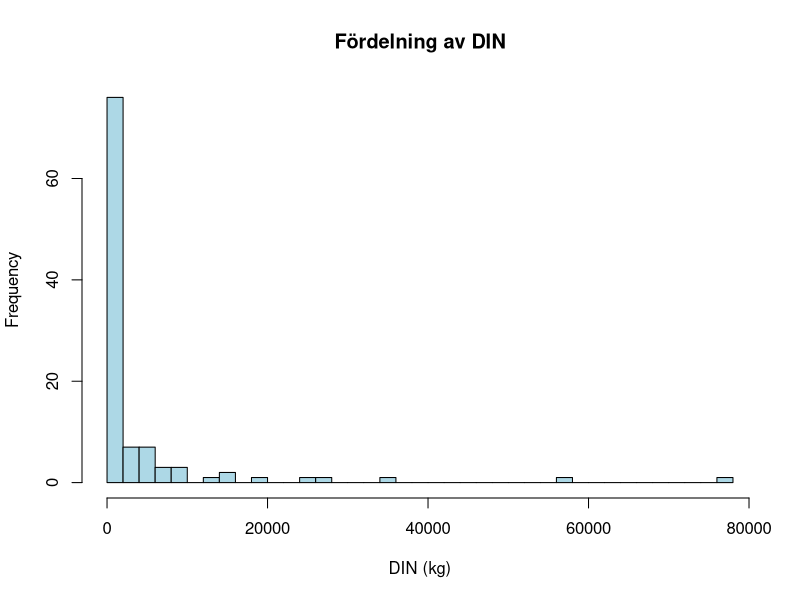
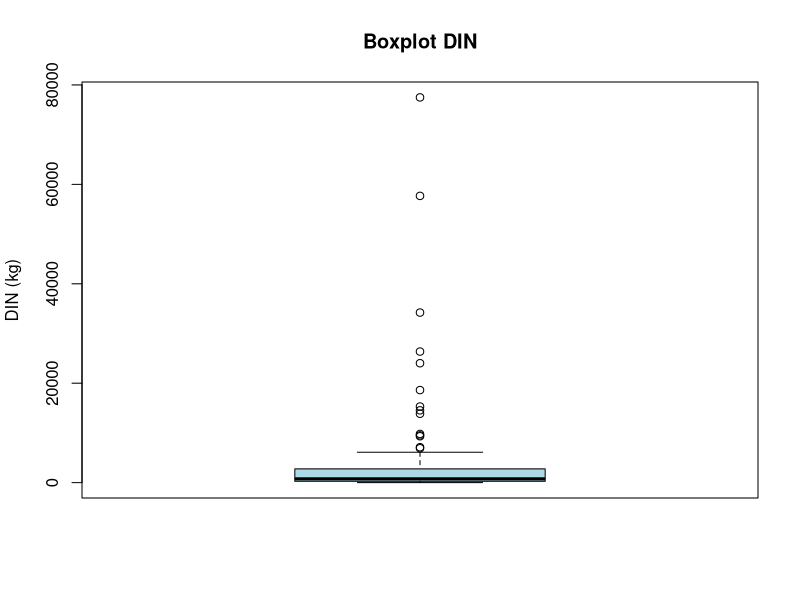
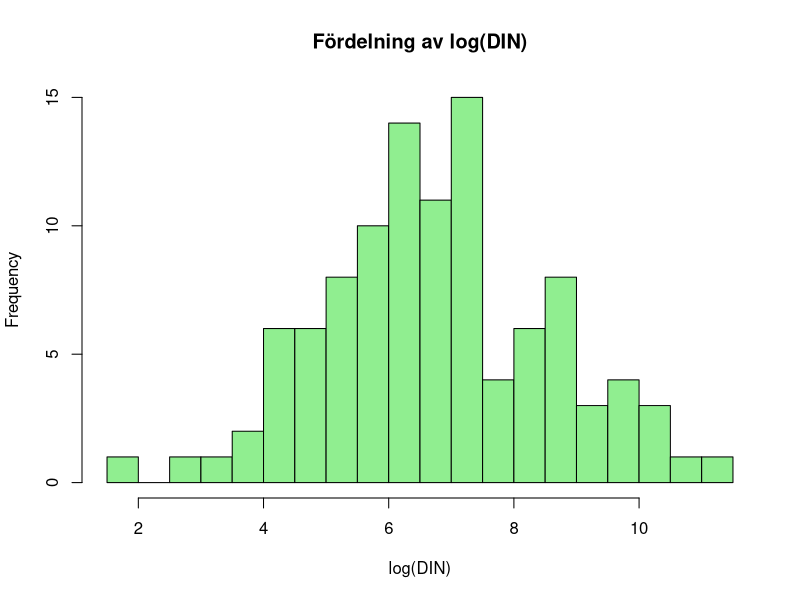
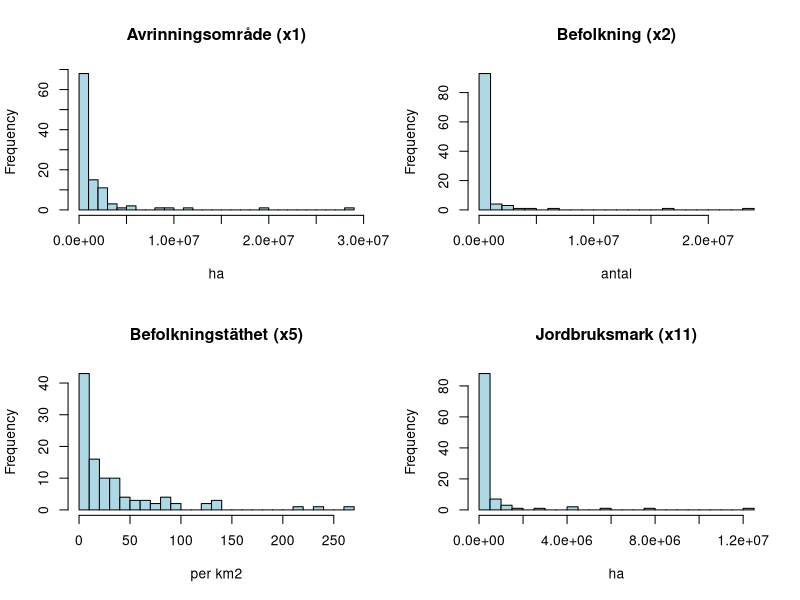
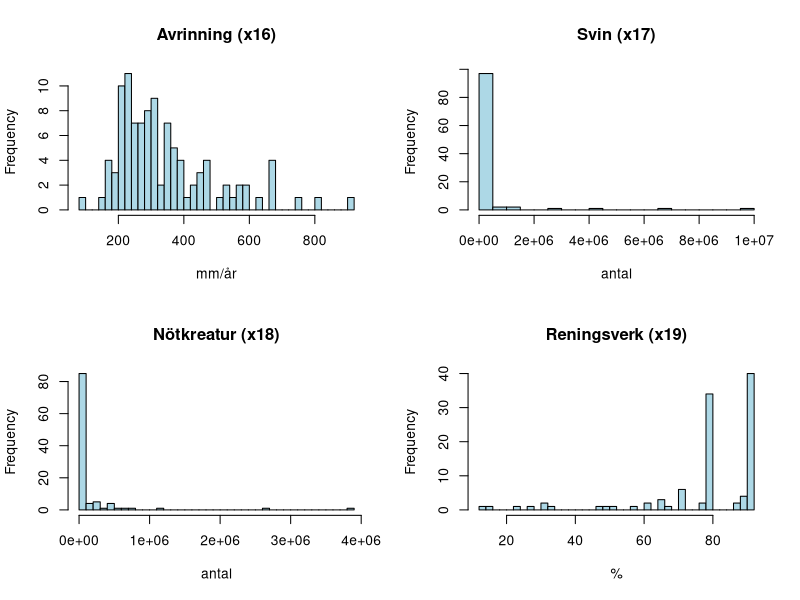
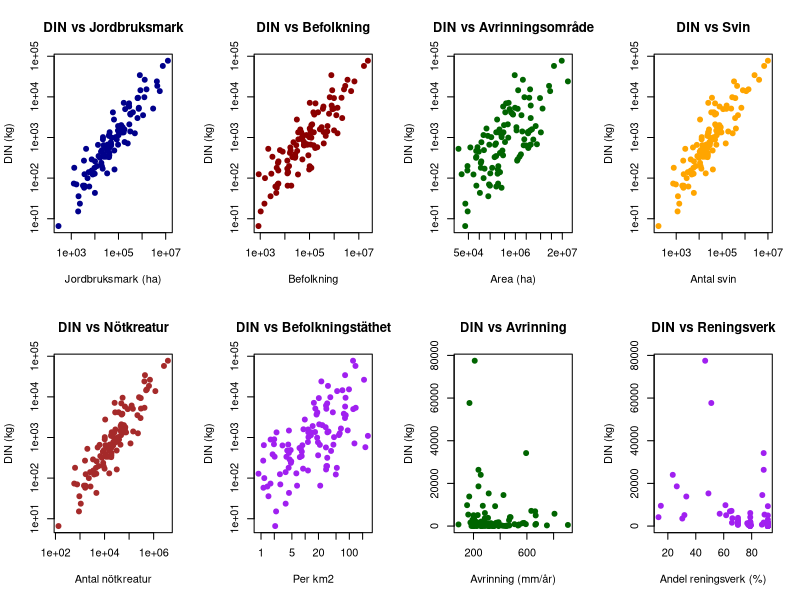
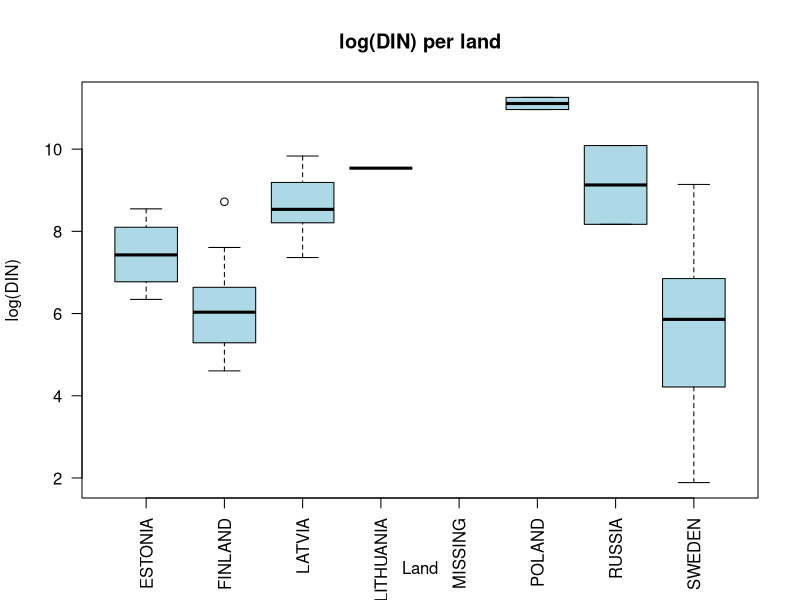
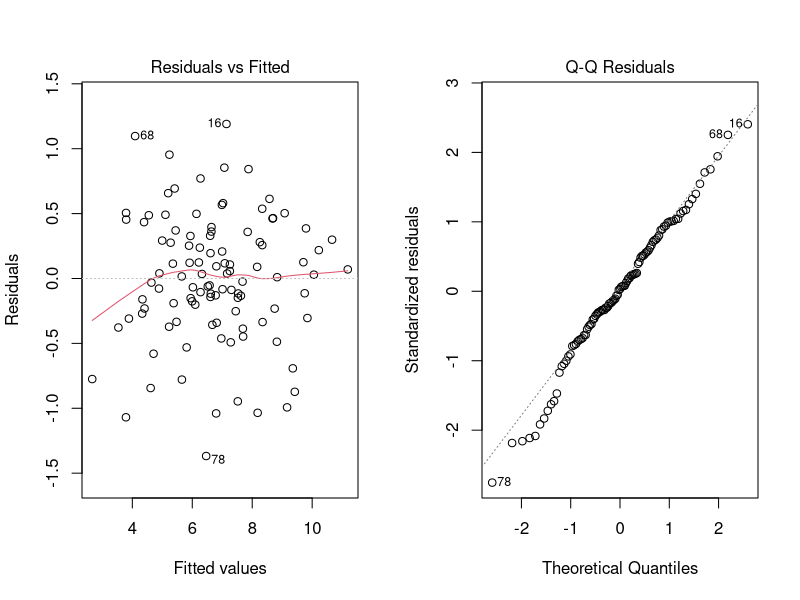

Here is the R script that generated these plots, in order:
## ---- chunk 1
knitr::opts_chunk$set(echo = TRUE)
## ---- chunk 2
din <- read.csv("A8_baltic_DIN.csv" , stringsAsFactors = TRUE)

din$Land <- as.factor(din$x20)
din$Land[din$Land == "MISSING"] <- NA

# Skapa loggade variabler
din$log_y   <- log(din$y)
din$log_x1  <- log(din$x1)
din$log_x2  <- log(din$x2)
din$log_x5  <- log(din$x5)
din$log_x11 <- log(din$x11 + 1)
din$log_x17 <- log(din$x17 + 1)
din$log_x18 <- log(din$x18 + 1)


dim(din)
summary(din)

dim(din)          # 105 rader, 22 kolumner
str(din)          # datatyper
head(din)         # första raderna


## ---- chunk 3
# Sammanfattning
summary(din$y)
sd(din$y)

# Histogram – originalskala
hist(din$y, breaks = 30,
     main = "Fördelning av DIN",
     xlab = "DIN (kg)", col = "lightblue")

# Boxplot
boxplot(din$y, main = "Boxplot DIN", ylab = "DIN (kg)", col = "lightblue")

# Histogram – log-skala (viktigt att kolla!)
hist(log(din$y), breaks = 30,
     main = "Fördelning av log(DIN)",
     xlab = "log(DIN)", col = "lightgreen")
## ---- chunk 4
par(mfrow = c(2, 2))

hist(din$x1, breaks = 30, main = "Avrinningsområde (x1)",
     xlab = "ha", col = "lightblue")
hist(din$x2, breaks = 30, main = "Befolkning (x2)",
     xlab = "antal", col = "lightblue")
hist(din$x5, breaks = 30, main = "Befolkningstäthet (x5)",
     xlab = "per km2", col = "lightblue")
hist(din$x11, breaks = 30, main = "Jordbruksmark (x11)",
     xlab = "ha", col = "lightblue")

par(mfrow = c(1, 1))
## ---- chunk 5
par(mfrow = c(2, 2))

hist(din$x16, breaks = 30, main = "Avrinning (x16)",
     xlab = "mm/år", col = "lightblue")
hist(din$x17, breaks = 30, main = "Svin (x17)",
     xlab = "antal", col = "lightblue")
hist(din$x18, breaks = 30, main = "Nötkreatur (x18)",
     xlab = "antal", col = "lightblue")
hist(din$x19, breaks = 30, main = "Reningsverk (x19)",
     xlab = "%", col = "lightblue")

par(mfrow = c(1, 1))
## ---- chunk 6
# STEG 5: Bivariata scatterplots

par(mfrow = c(2, 4))

# Starka kandidater (log-log)
plot(din$x11, din$y, log = "xy",
     main = "DIN vs Jordbruksmark",
     xlab = "Jordbruksmark (ha)", ylab = "DIN (kg)",
     pch = 19, col = "darkblue")

plot(din$x2, din$y, log = "xy",
     main = "DIN vs Befolkning",
     xlab = "Befolkning", ylab = "DIN (kg)",
     pch = 19, col = "darkred")

plot(din$x1, din$y, log = "xy",
     main = "DIN vs Avrinningsområde",
     xlab = "Area (ha)", ylab = "DIN (kg)",
     pch = 19, col = "darkgreen")

plot(din$x17, din$y, log = "xy",
     main = "DIN vs Svin",
     xlab = "Antal svin", ylab = "DIN (kg)",
     pch = 19, col = "orange")

plot(din$x18, din$y, log = "xy",
     main = "DIN vs Nötkreatur",
     xlab = "Antal nötkreatur", ylab = "DIN (kg)",
     pch = 19, col = "brown")

plot(din$x5, din$y, log = "xy",
     main = "DIN vs Befolkningstäthet",
     xlab = "Per km2", ylab = "DIN (kg)",
     pch = 19, col = "purple")

# Avrinning
plot(din$x16, din$y,
     main = "DIN vs Avrinning",
     xlab = "Avrinning (mm/år)", ylab = "DIN (kg)",
     pch = 19, col = "darkgreen")

# Reningsverk
plot(din$x19, din$y,
     main = "DIN vs Reningsverk",
     xlab = "Andel reningsverk (%)", ylab = "DIN (kg)",
     pch = 19, col = "purple")

par(mfrow = c(1, 1))
## ---- chunk 7
# Här gör jag korrelationsanalys för att se vilka variabler som korrelerar. Variabler med hög korrelation (t.ex. |r| > 0,7) är kandidater för modellen. Om två prediktorer korrelerar starkt med varandra → multikollinearitet (nämn för B)

# Numeriska variabler
num_vars <- din[, sapply(din, is.numeric)]
num_vars$id <- NULL

# Pearson-korrelation med y
cor_y <- cor(num_vars$y, num_vars, use = "pairwise.complete.obs")
sort(round(cor_y, 2), decreasing = TRUE)

# Spearman (rangkorrelation) – robust mot snedfördelning
cor_y_spear <- cor(num_vars$y, num_vars,
                   method = "spearman",
                   use = "pairwise.complete.obs")
sort(round(cor_y_spear, 2), decreasing = TRUE)

## ---- chunk 8
# Korrelationsmatris för ultvalda variabler.
vars_int <- c("y", "x1", "x2", "x5", "x11", "x16", "x17", "x18", "x19")
cor_mat <- cor(din[, vars_int], use = "pairwise.complete.obs")
round(cor_mat, 2)
## ---- chunk 9
# Boxplott per land
# Antal per land
table(din$Land, useNA = "ifany")

# Boxplot av log(DIN) per land
boxplot(log(y) ~ Land, data = din, las = 2,
        main = "log(DIN) per land",
        ylab = "log(DIN)", col = "lightblue")
## ---- chunk 10
# Spara som RDS (behåller faktorer och struktur)
dir.create("output", showWarnings = FALSE)

saveRDS(din, file = "output/din_clean.rds")

write.csv(din, file = "output/din_clean.csv", row.names = FALSE)
## ---- chunk 11

library(car)      # vif()
library(lmtest)   # bptest(), dwtest()
library(MASS)     # step()

din <- read.csv("din_clean.csv", stringsAsFactors = TRUE)

## ---- chunk 12

mod_full <- lm(log_y ~ log_x1 + log_x2 + log_x5 + log_x11 +
                       log_x17 + log_x18 + x16 + x19,
                data = din)

summary(mod_full)
vif(mod_full)

## ---- chunk 13

mod_step <- step(mod_full, direction = "backward", trace = TRUE)
summary(mod_step)



## ---- chunk 14

mod2 <- update(mod_full, . ~ . - x19)
summary(mod2)
vif(mod2)

## ---- chunk 15

mod3 <- update(mod2, . ~ . - log_x5)
summary(mod3)
vif(mod3)


## ---- chunk 16

mod4 <- update(mod3, . ~ . - log_x1)
summary(mod4)
vif(mod4)



## ---- chunk 17

din$log_djur <- log(din$x17 + din$x18 + 1)

mod5 <- update(mod4, . ~ . - log_x17 - log_x18 + log_djur)
summary(mod5)
vif(mod5)


## ---- chunk 18

mod_final <- mod4
summary(mod_final)
vif(mod_final)


## ---- chunk 19


par(mfrow = c(1, 2))
plot(mod_final)
par(mfrow = c(1, 1))



## ---- chunk 20


# Formella tester som komplement till plottarna
bptest(mod_final)
shapiro.test(resid(mod_final))

# Titta närmare på de återkommande avvikande punkterna
din[c(68, 16, 78), c("id", "x2", "x11", "x17", "x18", "x16", "y", "Land")]

# Kvantitativ koll av Cook's distance (bekräftar det leverage-plotten visade)
cooksd <- cooks.distance(mod_final)
plot(cooksd, type = "h", main = "Cook's distance")
abline(h = 4/nrow(din), col = "red", lty = 2)
which(cooksd > 4/nrow(din))


## ---- chunk 21

# Ta bort de punkter som formellt flaggades av 4/n-regeln och se om
# koefficienterna ändras nämnvärt
influential <- c(2, 10, 18, 68, 71, 73, 87, 97)

mod_sens <- lm(formula(mod_final), data = din[-influential, ])

cbind(original = round(coef(mod_final), 4),
      utan_infl = round(coef(mod_sens), 4))

summary(mod_sens)$adj.r.squared
summary(mod_final)$adj.r.squared



## ---- chunk 22

summary(mod_final)
confint(mod_final)
anova(mod_final)

summary(mod_final)$r.squared
summary(mod_final)$adj.r.squared



## ---- chunk 23
river_data <- read.csv("din_clean.csv", header=FALSE, skip=1)
drain_a <- log(river_data$V2)
pop <- log(river_data$V3)
urb_pop_per <- river_data$V4
dens <- log(river_data$V6)
bleaf_a <- river_data$V7
nleaf_a <- river_data$V8
mleaf_a <- river_data$V9
bush_a <- river_data$V10
swamp_a <- river_data$V11
farm_a <- log(river_data$V12+1)
mt_a <- river_data$V13
water_a <- river_data$V14
ice_a <- river_data$V15
artific_area <- river_data$V16
water_runoff <- river_data$V17
pig_pop <- log(river_data$V18+1)
cow_pop <- log(river_data$V19+1)
WC_per <- river_data$V20
country <- river_data$V21
N <- log(river_data$V22)
drain_a_o <- drain_a[country == "RUSSIA"]
pop_o <- pop[country == "RUSSIA"]
urb_pop_per_o <- urb_pop_per[country == "RUSSIA"]
dens_o <- dens[country == "RUSSIA"]
bleaf_a_o <- bleaf_a[country == "RUSSIA"]
nleaf_a_o <- nleaf_a[country == "RUSSIA"]
mleaf_a_o <- mleaf_a[country == "RUSSIA"]
bush_a_o <- bush_a[country == "RUSSIA"]
swamp_a_o <- swamp_a[country == "RUSSIA"]
farm_a_o <- farm_a[country == "RUSSIA"]
mt_a_o <- mt_a[country == "RUSSIA"]
water_a_o <- water_a[country == "RUSSIA"]
ice_a_o <- ice_a[country == "RUSSIA"]
artific_area_o <- artific_area[country == "RUSSIA"]
water_runoff_o <- water_runoff[country == "RUSSIA"]
pig_pop_o <- pig_pop[country == "RUSSIA"]
cow_pop_o <- cow_pop[country == "RUSSIA"]
WC_per_o <- WC_per[country == "RUSSIA"]
N_o <- N[country == "RUSSIA"]
drain_a_o <- append(drain_a_o, drain_a[country == "POLAND"])
pop_o <- append(pop_o, pop[country == "POLAND"])
urb_pop_per_o <- append(urb_pop_per_o, urb_pop_per[country == "POLAND"])
dens_o <- append(dens_o, dens[country == "POLAND"])
bleaf_a_o <- append(bleaf_a_o, bleaf_a[country == "POLAND"])
nleaf_a_o <- append(nleaf_a_o, nleaf_a[country == "POLAND"])
mleaf_a_o <- append(mleaf_a_o, mleaf_a[country == "POLAND"])
bush_a_o <- append(bush_a_o, bush_a[country == "POLAND"])
swamp_a_o <- append(swamp_a_o, swamp_a[country == "POLAND"])
farm_a_o <- append(farm_a_o, farm_a[country == "POLAND"])
mt_a_o <- append(mt_a_o, mt_a[country == "POLAND"])
water_a_o <- append(water_a_o, water_a[country == "POLAND"])
ice_a_o <- append(ice_a_o, ice_a[country == "POLAND"])
artific_area_o <- append(artific_area_o, artific_area[country == "POLAND"])
water_runoff_o <- append(water_runoff_o, water_runoff[country == "POLAND"])
pig_pop_o <- append(pig_pop_o, pig_pop[country == "POLAND"])
cow_pop_o <- append(cow_pop_o, cow_pop[country == "POLAND"])
WC_per_o <- append(WC_per_o, WC_per[country == "POLAND"])
N_o <- append(N_o, N[country == "POLAND"])
drain_a_s <- drain_a[country == "SWEDEN"]
pop_s <- pop[country == "SWEDEN"]
urb_pop_per_s <- urb_pop_per[country == "SWEDEN"]
dens_s <- dens[country == "SWEDEN"]
bleaf_a_s <- bleaf_a[country == "SWEDEN"]
nleaf_a_s <- nleaf_a[country == "SWEDEN"]
mleaf_a_s <- mleaf_a[country == "SWEDEN"]
bush_a_s <- bush_a[country == "SWEDEN"]
swamp_a_s <- swamp_a[country == "SWEDEN"]
farm_a_s <- farm_a[country == "SWEDEN"]
mt_a_s <- mt_a[country == "SWEDEN"]
water_a_s <- water_a[country == "SWEDEN"]
ice_a_s <- ice_a[country == "SWEDEN"]
artific_area_s <- artific_area[country == "SWEDEN"]
water_runoff_s <- water_runoff[country == "SWEDEN"]
pig_pop_s <- pig_pop[country == "SWEDEN"]
cow_pop_s <- cow_pop[country == "SWEDEN"]
WC_per_s <- WC_per[country == "SWEDEN"]
N_s <- N[country == "SWEDEN"]
drain_a_f <- drain_a[country == "FINLAND"]
pop_f <- pop[country == "FINLAND"]
urb_pop_per_f <- urb_pop_per[country == "FINLAND"]
dens_f <- dens[country == "FINLAND"]
bleaf_a_f <- bleaf_a[country == "FINLAND"]
nleaf_a_f <- nleaf_a[country == "FINLAND"]
mleaf_a_f <- mleaf_a[country == "FINLAND"]
bush_a_f <- bush_a[country == "FINLAND"]
swamp_a_f <- swamp_a[country == "FINLAND"]
farm_a_f <- farm_a[country == "FINLAND"]
mt_a_f <- mt_a[country == "FINLAND"]
water_a_f <- water_a[country == "FINLAND"]
ice_a_f <- ice_a[country == "FINLAND"]
artific_area_f <- artific_area[country == "FINLAND"]
water_runoff_f <- water_runoff[country == "FINLAND"]
pig_pop_f <- pig_pop[country == "FINLAND"]
cow_pop_f <- cow_pop[country == "FINLAND"]
WC_per_f <- WC_per[country == "FINLAND"]
N_f <- N[country == "FINLAND"]
drain_a_o <- append(drain_a_o, drain_a[country == "LITHUANIA"])
pop_o <- append(pop_o, pop[country == "LITHUANIA"])
urb_pop_per_o <- append(urb_pop_per_o, urb_pop_per[country == "LITHUANIA"])
dens_o <- append(dens_o, dens[country == "LITHUANIA"])
bleaf_a_o <- append(bleaf_a_o, bleaf_a[country == "LITHUANIA"])
nleaf_a_o <- append(nleaf_a_o, nleaf_a[country == "LITHUANIA"])
mleaf_a_o <- append(mleaf_a_o, mleaf_a[country == "LITHUANIA"])
bush_a_o <- append(bush_a_o, bush_a[country == "LITHUANIA"])
swamp_a_o <- append(swamp_a_o, swamp_a[country == "LITHUANIA"])
farm_a_o <- append(farm_a_o, farm_a[country == "LITHUANIA"])
mt_a_o <- append(mt_a_o, mt_a[country == "LITHUANIA"])
water_a_o <- append(water_a_o, water_a[country == "LITHUANIA"])
ice_a_o <- append(ice_a_o, ice_a[country == "LITHUANIA"])
artific_area_o <- append(artific_area_o, artific_area[country == "LITHUANIA"])
water_runoff_o <- append(water_runoff_o, water_runoff[country == "LITHUANIA"])
pig_pop_o <- append(pig_pop_o, pig_pop[country == "LITHUANIA"])
cow_pop_o <- append(cow_pop_o, cow_pop[country == "LITHUANIA"])
WC_per_o <- append(WC_per_o, WC_per[country == "LITHUANIA"])
N_o <- append(N_o, N[country == "LITHUANIA"])
drain_a_o <- append(drain_a_o, drain_a[country == "LATVIA"])
pop_o <- append(pop_o, pop[country == "LATVIA"])
urb_pop_per_o <- append(urb_pop_per_o, urb_pop_per[country == "LATVIA"])
dens_o <- append(dens_o, dens[country == "LATVIA"])
bleaf_a_o <- append(bleaf_a_o, bleaf_a[country == "LATVIA"])
nleaf_a_o <- append(nleaf_a_o, nleaf_a[country == "LATVIA"])
mleaf_a_o <- append(mleaf_a_o, mleaf_a[country == "LATVIA"])
bush_a_o <- append(bush_a_o, bush_a[country == "LATVIA"])
swamp_a_o <- append(swamp_a_o, swamp_a[country == "LATVIA"])
farm_a_o <- append(farm_a_o, farm_a[country == "LATVIA"])
mt_a_o <- append(mt_a_o, mt_a[country == "LATVIA"])
water_a_o <- append(water_a_o, water_a[country == "LATVIA"])
ice_a_o <- append(ice_a_o, ice_a[country == "LATVIA"])
artific_area_o <- append(artific_area_o, artific_area[country == "LATVIA"])
water_runoff_o <- append(water_runoff_o, water_runoff[country == "LATVIA"])
pig_pop_o <- append(pig_pop_o, pig_pop[country == "LATVIA"])
cow_pop_o <- append(cow_pop_o, cow_pop[country == "LATVIA"])
WC_per_o <- append(WC_per_o, WC_per[country == "LATVIA"])
N_o <- append(N_o, N[country == "LATVIA"])
drain_a_o <- append(drain_a_o, drain_a[country == "ESTONIA"])
pop_o <- append(pop_o, pop[country == "ESTONIA"])
urb_pop_per_o <- append(urb_pop_per_o, urb_pop_per[country == "ESTONIA"])
dens_o <- append(dens_o, dens[country == "ESTONIA"])
bleaf_a_o <- append(bleaf_a_o, bleaf_a[country == "ESTONIA"])
nleaf_a_o <- append(nleaf_a_o, nleaf_a[country == "ESTONIA"])
mleaf_a_o <- append(mleaf_a_o, mleaf_a[country == "ESTONIA"])
bush_a_o <- append(bush_a_o, bush_a[country == "ESTONIA"])
swamp_a_o <- append(swamp_a_o, swamp_a[country == "ESTONIA"])
farm_a_o <- append(farm_a_o, farm_a[country == "ESTONIA"])
mt_a_o <- append(mt_a_o, mt_a[country == "ESTONIA"])
water_a_o <- append(water_a_o, water_a[country == "ESTONIA"])
ice_a_o <- append(ice_a_o, ice_a[country == "ESTONIA"])
artific_area_o <- append(artific_area_o, artific_area[country == "ESTONIA"])
water_runoff_o <- append(water_runoff_o, water_runoff[country == "ESTONIA"])
pig_pop_o <- append(pig_pop_o, pig_pop[country == "ESTONIA"])
cow_pop_o <- append(cow_pop_o, cow_pop[country == "ESTONIA"])
WC_per_o <- append(WC_per_o, WC_per[country == "ESTONIA"])
N_o <- append(N_o, N[country == "ESTONIA"])
drain_a_m <- drain_a[country == "MISSING"]
pop_m <- pop[country == "MISSING"]
urb_pop_per_m <- urb_pop_per[country == "MISSING"]
dens_m <- dens[country == "MISSING"]
bleaf_a_m <- bleaf_a[country == "MISSING"]
nleaf_a_m <- nleaf_a[country == "MISSING"]
mleaf_a_m <- mleaf_a[country == "MISSING"]
bush_a_m <- bush_a[country == "MISSING"]
swamp_a_m <- swamp_a[country == "MISSING"]
farm_a_m <- farm_a[country == "MISSING"]
mt_a_m <- mt_a[country == "MISSING"]
water_a_m <- water_a[country == "MISSING"]
ice_a_m <- ice_a[country == "MISSING"]
artific_area_m <- artific_area[country == "MISSING"]
water_runoff_m <- water_runoff[country == "MISSING"]
pig_pop_m <- pig_pop[country == "MISSING"]
cow_pop_m <- cow_pop[country == "MISSING"]
WC_per_m <- WC_per[country == "MISSING"]
N_m <- N[country == "MISSING"]
## ---- chunk 24
full_model_o <- lm(N_o ~ drain_a_o + pop_o + dens_o + farm_a_o
                   + water_runoff_o + pig_pop_o + cow_pop_o + WC_per_o)
full_model_s <- lm(N_s ~ drain_a_s + pop_s + dens_s + farm_a_s
                   + water_runoff_s + pig_pop_s + cow_pop_s + WC_per_s)
full_model_f <- lm(N_f ~ drain_a_f + pop_f + dens_f + farm_a_f
                   + water_runoff_f + pig_pop_f + cow_pop_f + WC_per_f)
full_model_m <- lm(N_m ~ drain_a_m + pop_m + dens_m + farm_a_m
                   + water_runoff_m + pig_pop_m + cow_pop_m + WC_per_m)
null_model_s <- lm(N_s ~ 1)
null_model_f <- lm(N_f ~ 1)
null_model_m <- lm(N_m ~ 1)
null_model_o <- lm(N_o ~ 1)

## ---- chunk 25
final_model_s <- step(null_model_s, scope = list(lower = formula(null_model_s), upper = formula(full_model_s)), direction = "both")
final_model_f <- step(null_model_f, scope = list(lower = formula(null_model_f), upper = formula(full_model_f)), direction = "both")
final_model_m <- step(null_model_m, scope = list(lower = formula(null_model_m), upper = formula(full_model_m)), direction = "both")
final_model_o <- step(null_model_o, scope = list(lower = formula(null_model_o), upper = formula(full_model_o)), direction = "both")
summary(final_model_s)
plot(final_model_s)
summary(final_model_f)
plot(final_model_f)
summary(final_model_m)
plot(final_model_m)
summary(final_model_o)
plot(final_model_o)
## ---- chunk 26
loocv_rmsep <- function(formula, data, showplot=FALSE) {
  # Initialize a vector to store the squared errors of prediction
  sep <- numeric(nrow(data))
  y_pred <- numeric(nrow(data))
  # Loop through each row of the data frame
  for (i in 1:nrow(data)) {
    train_data <- data[-i,]
    test_data <- data[i , , drop = FALSE]
    
    model <- lm(formula, data = train_data)
    
    predicted <- predict(model, newdata = test_data)
    
    y_pred[i] <- predicted
    
    sep[i] <- (test_data$log_y - predicted)^2
  }
  rmsep <- sqrt(mean(sep))
  if (showplot) {
  plot(y_pred, data$log_y, main="Prediktera värden vs data", xlab="Predikterade DIN-värden", ylab = "DIN data")
    lines(c(0,20), c(0,20), type='l')
  }
  return(rmsep)
}

globala_modeller <- list(mod_final, mod5, mod3, mod2, mod_full)

modell_rmsep <- sapply(globala_modeller, loocv_rmsep, data = din)

modell_rmse <- sapply(globala_modeller, function(m) {
  sqrt(mean(residuals(m)^2))
})

resultat <- data.frame(Modell = c("Final", "Modell 5", "Modell 3", "Modell 2", "Full Modell"),
           RMSEP = modell_rmsep,
           RMSE = modell_rmse,
           RMSEP_RMSE = modell_rmsep/modell_rmse)

knitr::kable(resultat)

## ---- chunk 27
loocv_rmsep(mod_final, din, TRUE)
## ---- chunk 28

din_s <- subset(din, Land == "SWEDEN")

sverige_egen_modell <- lm(log_y ~ log_x11 + log_x2 + x16 + log_x17, data=din_s)
sverige_final_modell <- lm(log_y ~ log_x11 + log_x2 + x16 + log_x17 + log_x18, data=din_s)
sverige_modell_2 <- lm(log_y ~ log_x1 + log_x5 + log_x11 + log_x2 + x16 + log_x17 + log_x18, data=din_s)

sverige_modeller <- list(sverige_egen_modell, sverige_final_modell, sverige_modell_2)

sverige_modell_rmsep <- sapply(sverige_modeller, loocv_rmsep, data = din_s)

sverige_modell_msep <- sverige_modell_rmsep^2

sverige_modell_rmse <- sapply(sverige_modeller, function(m) {
  sqrt(mean(residuals(m)^2))
})

print(sverige_modell_rmse)

sverige_resultat <- data.frame(Modell = c("Egna modellen", "Final modell", "Modell 2"),
           RMSE = sverige_modell_rmse,
           RMSEP = sverige_modell_rmsep,
           RMSEP_RMSE = sverige_modell_rmsep/sverige_modell_rmse)


sd(din_s$log_y)

knitr::kable(sverige_resultat)

## ---- chunk 29

din_f <- subset(din, Land == "FINLAND")

f_egen_modell <- lm(log_y ~ log_x2 + x16 + log_x17, data=din_f)
f_final_modell <- lm(log_y ~ log_x11 + log_x2 + x16 + log_x17 + log_x18, data=din_f)
f_modell_2 <- lm(log_y ~ log_x1 + log_x5 + log_x11 + log_x2 + x16 + log_x17 + log_x18, data=din_f)

f_modeller <- list(f_egen_modell, f_final_modell, f_modell_2)

f_modell_rmsep <- sapply(f_modeller, loocv_rmsep, data = din_f)

f_modell_rmse <- sapply(f_modeller, function(m) {
  sqrt(mean(residuals(m)^2))
})

f_resultat <- data.frame(Modell = c("Egna modellen", "Final modell", "Modell 2"),
           RMSEP = f_modell_rmsep,
           RMSE = f_modell_rmse,
           RMSEP_RMSE = f_modell_rmsep/f_modell_rmse)


sd(din_f$log_y)

sqrt(mean(residuals(f_egen_modell)^2))

knitr::kable(f_resultat)

## ---- chunk 30
loocv_rmsep(sverige_egen_modell, din_s, TRUE )
loocv_rmsep(f_egen_modell, din_f, TRUE)
